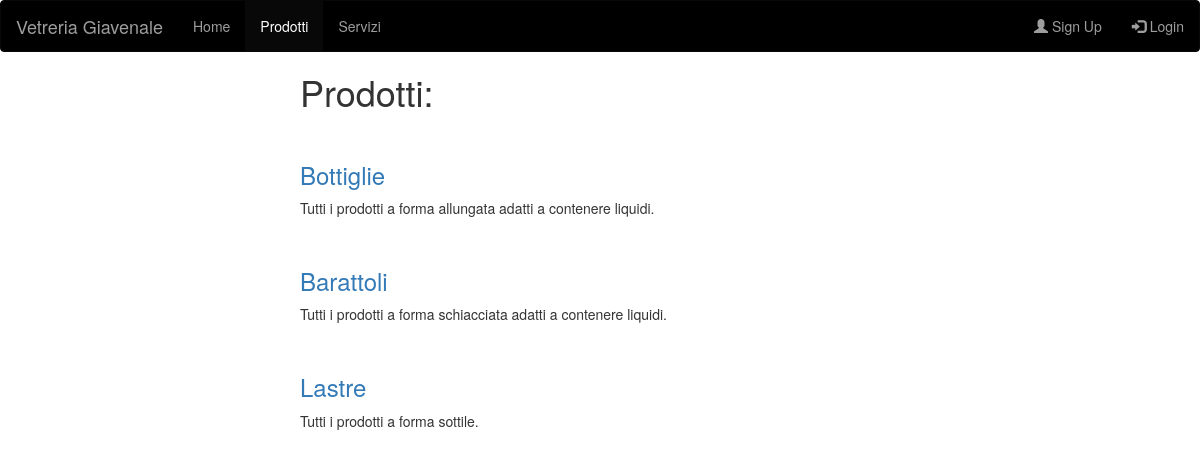
Page /sitoWeb/sitoAzienda/prodotti/prodottiAzienda.php on the committed database.
### tables this page shows
CREATE TABLE `categoria_prodotto_azienda` (
  `id_categoria` int(255) NOT NULL,
  `nome_categoria` varchar(100) NOT NULL,
  `info_categoria` varchar(255) NOT NULL
);

### sitoWeb/sitoAzienda/prodotti/prodottiAzienda.php (the view, shortened to what this page needs)
<?php
    $servername = "localhost";
    $username = "root";
    $password = "";
    $db_name = "DatabaseAziendale";
?>
<!doctype html>
<html lang="en">
    <head>
        <link rel="stylesheet" href="https://maxcdn.bootstrapcdn.com/bootstrap/3.4.1/css/bootstrap.min.css">
        <link rel="stylesheet" href="../styles/pageContent.css">
    </head>
    <body>
        <nav class="navbar navbar-inverse">
            <div class="container-fluid">
                <div class="navbar-header">
                    <a class="navbar-brand" href="../index.php">Vetreria Giavenale</a>
                </div>
                <ul class="nav navbar-nav">
                    <li><a href="../index.php">Home</a></li>
                    <li class="active"><a href="prodottiAzienda.php">Prodotti</a></li>
                    <li><a href="../servizi/serviziAzienda.php">Servizi</a></li>
                </ul>
                <ul class="nav navbar-nav navbar-right">
                    <?php
                    if($_SESSION['nomeUtente'] == ""){
                        echo "<li><a href='../login/registrationForm.php'><span class='glyphicon glyphicon-user'></span> Sign Up</a></li>";
                        echo "<li><a href='../login/loginForm.php'><span class='glyphicon glyphicon-log-in'></span> Login</a></li>";
                    }else{
                        echo "<li><a href='../login/loginForm.php'><span class='glyphicon glyphicon-log-in'></span>" . $_SESSION['nomeUtente'] .  "</a></li>";
                    }
                    ?>
                </ul>
            </div>
        </nav>
        <div class="content">
            <?php
                echo "<h1>Prodotti:</h1>";
                $conn = new mysqli($servername, $username, $password, $db_name);
                $query = "select nome_categoria, info_categoria from categoria_prodotto_azienda;";
                $statement = $conn->prepare($query);
                $statement->execute();
                $result = $statement->get_result();
                while($row = $result->fetch_assoc()){
                    echo "<a href='categoria" .  $row['nome_categoria']  . ".php'>  <h3>" . $row['nome_categoria'] . "</h3></a>";
                    echo "<p>" . $row['info_categoria'] . "</p>";
                }
            ?>
        </div>
    </body>
</html>

### sitoWeb/sitoAzienda/styles/pageContent.css (style rules this page uses)
h3 { padding-top: 30px; }
.content { width: 600px; margin-left: auto; margin-right: auto; }
.navbar { background-color: black; }

### rows in the picture
categoria_prodotto_azienda: nome_categoria "Bottiglie", info_categoria "Tutti i prodotti a forma allungata adatti a contenere liquidi."
categoria_prodotto_azienda: nome_categoria "Barattoli", info_categoria "Tutti i prodotti a forma schiacciata adatti a contenere liquidi."
categoria_prodotto_azienda: nome_categoria "Lastre", info_categoria "Tutti i prodotti a forma sottile."
